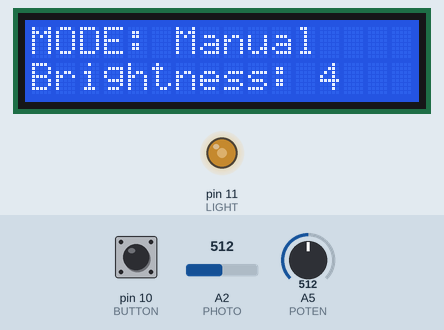
Simulated run of this sketch. Board: Arduino Uno, built with avr-gcc and run on an emulated ATmega328P. Shown: 16×2 character LCD, output pins drawn as LEDs (lit = HIGH). The test bench sets the inputs (shaded band); at power-on: pin 10 (BUTTON) LOW, A2 (PHOTO) = 512, A5 (POTEN) = 512. What the sketch prints to the serial monitor is not drawn.

Above: at 1.2 s.
1.3 s: pin 10 (BUTTON) pulled HIGH for 3.2 s
At 2.9 s:
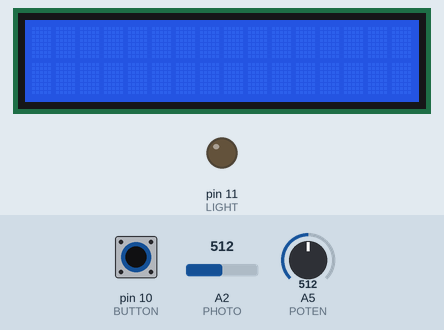
6.0 s: pin 10 (BUTTON) pulled HIGH for 0.15 s
7.6 s: pin 10 (BUTTON) pulled HIGH for 3.2 s
At 9.0 s:
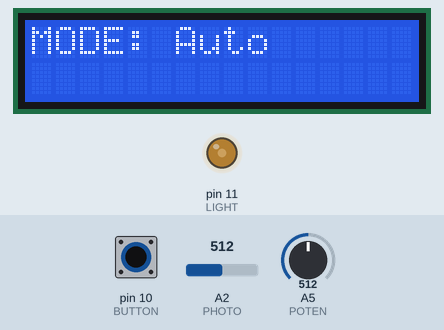
12.3 s: A2 (PHOTO) set to 716
At 13.2 s:
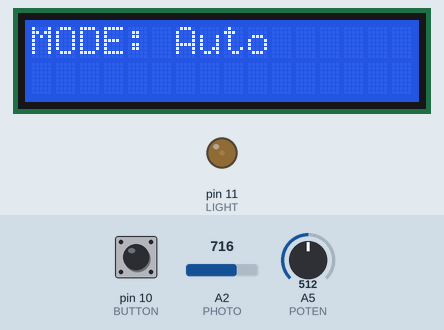
13.8 s: pin 10 (BUTTON) pulled HIGH for 3.2 s
At 15.3 s:
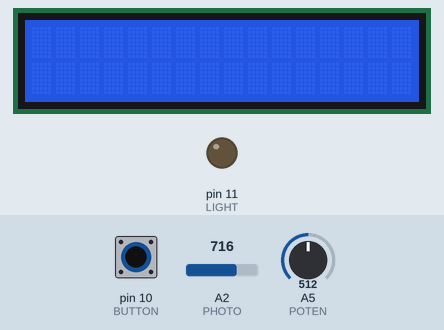
18.5 s: pin 10 (BUTTON) pulled HIGH for 1 s
Timing chart, 0 to 21.5 s (numbered marks = the images above; inputs shaded):
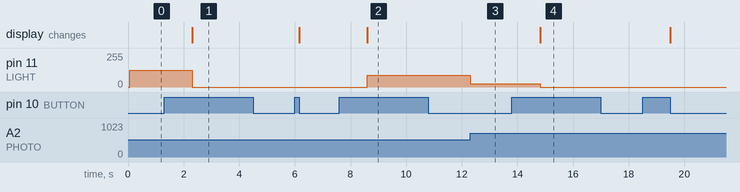

Measured:
- after the input at 1.3 s, pin 11 (LIGHT): 127/255 → 0/255 after 1.0 s; the display: changes after 1.0 s (image 1)
- after the input at 7.6 s, pin 11 (LIGHT): 0/255 → 89/255 after 1.0 s; the display: changes after 1.0 s (image 2)
- after the input at 12.3 s, pin 11 (LIGHT): 89/255 → 23/255 at once
- after the input at 13.8 s, pin 11 (LIGHT): 23/255 → 0/255 after 1.0 s; the display: changes after 1.0 s (image 4)

The sketch:

smart_led.ino
```cpp
#include <LiquidCrystal.h>

const int LIGHT = 11, BUTTON = 10, POTEN = A5, PHOTO = A2;
const long BUTTON_HOLD_TIME = 1000;

long buttonTimer = 0;
int photoValue = 0, outputPhotoValue = 0;
int potenValue = 0, outputPotenValue = 0;

boolean isManual = 1;
boolean isChangedMode = 1;
boolean status = 1;

const int rs = 7, en = 6, d4 = 5, d5 = 4, d6 = 3, d7 = 2;
LiquidCrystal LCD(rs, en, d4, d5, d6, d7);

void setup() {
  pinMode(LIGHT, OUTPUT);
  pinMode(BUTTON, INPUT);
  LCD.begin(16, 2);
  Serial.begin(9600);
}

void loop() {
  buttonProcess();
  if (status) {
    if (isChangedMode) {
      printMode();
      isChangedMode = 0;
      outputPhotoValue = -1;
      outputPotenValue = -1;
    }
    if (isManual) {
      potenProcess();
    } else {
      photoProcess();
    }
  }
}

void printMode() {
  LCD.setCursor(0, 0);
  if (isManual) {
    LCD.print("MODE: Manual");
    LCD.setCursor(0, 1);
    LCD.print("Brightness: ");
  } else
    LCD.print("MODE: Auto");
}

const float FIX_PHOTO_SENSITIVITY = 1.3f;
void photoProcess() {
  photoValue = analogRead(PHOTO);
  int mappedPhotoValue = map(photoValue, 0, 1023, 0, 255);
  int tempValue = 255 - mappedPhotoValue * FIX_PHOTO_SENSITIVITY;
  outputPhotoValue = tempValue <= 0 ? 0 : tempValue;
  Serial.println(outputPhotoValue);
  analogWrite(LIGHT, outputPhotoValue);
}

void potenProcess() {
  int oldOutputPotenValue = outputPotenValue;  //get old value
  potenValue = analogRead(POTEN);
  outputPotenValue = map(potenValue, 0, 1023, 0, 255);
  if (outputPotenValue <= 3)
    outputPotenValue = 0;
  else if (outputPotenValue >= 253)
    outputPotenValue = 255;
  if (outputPotenValue != oldOutputPotenValue) {
    int displayPotenValue = map(outputPotenValue, 0, 255, 0, 10);
    Serial.println(outputPotenValue);
    analogWrite(LIGHT, outputPotenValue);
    LCD.setCursor(12, 1);
    LCD.print(displayPotenValue);
    LCD.print(" ");  //fix old value ghosting
  }
}

//=============================================BUTTON============================================
boolean buttonActive = false;
boolean longPressActive = false;

void buttonProcess() {
  if (digitalRead(BUTTON) == HIGH) {
    if (buttonActive == false) {
      buttonActive = true;
      buttonTimer = millis();
    }
    if ((millis() - buttonTimer > BUTTON_HOLD_TIME) && (longPressActive == false)) {
      longPressActive = true;
      buttonHoldEvent();
    }
  } else {
    if (buttonActive == true) {
      if (longPressActive == true) {
        longPressActive = false;
      } else {
        buttonClickEvent();
      }
      buttonActive = false;
    }
  }
}

void buttonClickEvent() {
  Serial.println("click: ");
  isChangedMode = 1;
  int oldisManual = isManual;
  isManual = !isManual;
  if (oldisManual != isManual) {
    LCD.clear();
  }
  Serial.println(isManual);
}

void buttonHoldEvent() {
  Serial.print("hold: ");
  isChangedMode = 1;
  status = !status;
  Serial.println(status);
  if (!status) {
    digitalWrite(LIGHT, LOW);
    LCD.noDisplay();
  } else {
    LCD.display();
  }
}
//=============================================BUTTON============================================
```
